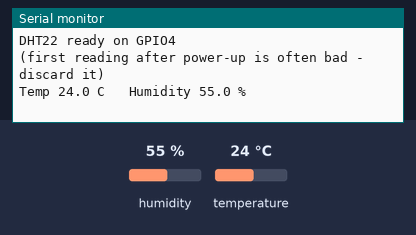
Recording of a program running on a simulated ESP32. Shown: the last lines printed to the serial monitor. The test bench sets the inputs (shaded band); at power-on: humidity 55 %, temperature 24 °C.

Above: at 2.2 s.
2.3 s: humidity set to 22 %
At 3.7 s:
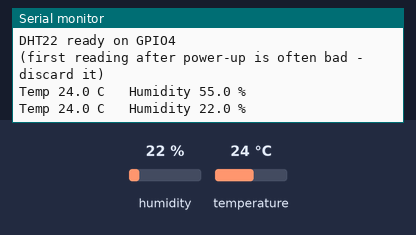
5.0 s: temperature set to 12 °C
At 5.7 s:
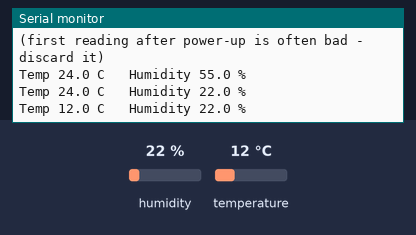
7.7 s: humidity set to 40 %
At 9.5 s:
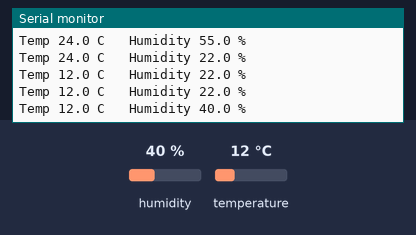
Timing chart, 0 to 11.0 s (numbered marks = the images above; inputs shaded):
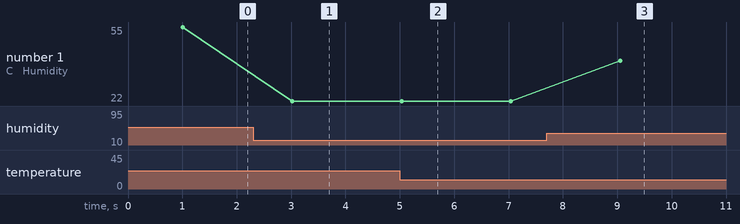

The program:

main.cpp
```cpp
/*
 * O.I.N.K. — DHT22 (AM2302) temperature + humidity test
 * ------------------------------------------------------
 * Module pins (follow the labels on the board):
 *    +   -> 3V3     (NOT 5V: the onboard pull-up ties DATA to VCC)
 *    out -> GPIO4   (a normal GPIO; not 34-39)
 *    -   -> GND
 *
 * Library: DHTesp  (lib_deps = beegee-tokyo/DHTesp)
 * Board:   classic ESP32 DevKit (board = esp32dev)
 */

#include "DHTesp.h"

#define DHT_PIN 4

DHTesp dht;

void setup() {
  Serial.begin(115200);
  delay(1000);
  dht.setup(DHT_PIN, DHTesp::DHT22);
  Serial.println("DHT22 ready on GPIO4");
  Serial.println("(first reading after power-up is often bad - discard it)");
}

void loop() {
  TempAndHumidity d = dht.getTempAndHumidity();

  if (isnan(d.temperature) || isnan(d.humidity)) {
    Serial.println("DHT read failed (check wiring; DHT22 needs >= 2 s between reads)");
  } else {
    Serial.printf("Temp %.1f C   Humidity %.1f %%\n", d.temperature, d.humidity);
  }

  delay(2000);   // DHT22 requires >= 2 s between reads
}
```

Measured:
- after the input at 2.3 s, the serial monitor: prints a new line after 0.72 s (image 1)
- after the input at 5.0 s, the serial monitor: prints a new line at once (image 2)
- after the input at 7.7 s, the serial monitor: prints a new line after 1.4 s (image 3)
- plotted number 1: 22 → 40 after the input at 7.7 s
